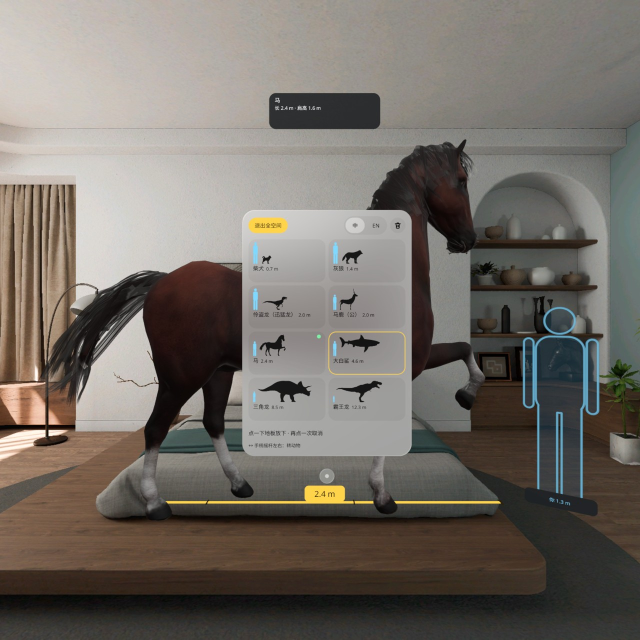
#> input picture dev-context/pc1/_images/01cdf2a21df5748c1acf.jpg, 1280 x 1279 px, given in place of sil_trex.png, which was not available (shown at 1/2 size)
$ python make_icon.py
#> lines starting #> are read from the running program, lines starting #| are printed output that depends on the picture; after the words box and inside, x2 and y2 are one past the last pixel; in counts of white or black regions, pixels touching at a corner belong together
#!/usr/bin/env python
"""Launcher icon (run with `python -I tools/make_icon.py [--factory <512 png path>]`).

Factory rule (2026-10-21): an adaptive icon of the app's own, flat, no words; foreground a vector drawable,
background one solid colour no other factory app uses (others: furniture-fit blue #3D8BFF, jieyan slate #20262A).

Foreground: a T. rex side silhouette traced from the bundled model's render (res/drawable-nodpi/sil_trex.png)
with a person at the same scale and the yellow floor tape under both: "how big is it next to you".
Writes res/drawable/ic_launcher_foreground.xml (vector), res/values/ic_launcher_background.xml (colour),
the PICO 3D icon layers (res/drawable/icon_3d_*) and the 512 px factory PNG.
"""
import argparse
import os

import matplotlib

matplotlib.use("Agg")
import matplotlib.pyplot as plt  # noqa: E402
import numpy as np  # noqa: E402
from PIL import Image, ImageDraw  # noqa: E402

ROOT = os.path.abspath(os.path.join(os.path.dirname(os.path.abspath(__file__)), ".."))
RES = os.path.join(ROOT, "app", "src", "main", "res")
BG = "#2E6B4F"  # jungle green: this app only
SAND = "#F3E8CF"
CYAN = "#7FD8FF"
YELLOW = "#FFD24A"
INK = "#2A2108"

# Layout in the 108 x 108 dp adaptive viewport; the safe zone is the central 66 dp circle.
VIEW = 108.0
REX_W = 48.0
REX_X = 33.0
GROUND = 62.0
METRE = REX_W / 12.3
PERSON_X = 27.0


def trace_rex():
    """Outer contour(s) of the silhouette as a polygon list in viewport units, simplified."""
    sil = Image.open(os.path.join(RES, "drawable-nodpi", "sil_trex.png")).convert("RGBA")
    a = np.asarray(sil.getchannel("A"), dtype=float)
    a = np.pad(a, 2)
    cs = plt.contour(a, levels=[128])
    plt.close("all")
    k = REX_W / sil.width
    h = sil.height * k
    polys = []
    for seg in cs.allsegs[0]:
        if len(seg) < 12:
            continue
        pts = [((x - 2) * k + REX_X, (y - 2) * k + GROUND - h) for x, y in seg]
        # a closed contour starts and ends on the same point: simplify its two halves
        mid = len(pts) // 2
        pts = simplify(pts[: mid + 1], 0.18)[:-1] + simplify(pts[mid:], 0.18)
        if len(pts) >= 4:
            polys.append(pts)
    return polys


def simplify(pts, eps):
    """Douglas-Peucker."""
    if len(pts) < 3:
        return pts
    (x0, y0), (x1, y1) = pts[0], pts[-1]
    dx, dy = x1 - x0, y1 - y0
    n = (dx * dx + dy * dy) ** 0.5 or 1e-9
    best, idx = 0.0, 0
    for i in range(1, len(pts) - 1):
        d = abs(dy * pts[i][0] - dx * pts[i][1] + x1 * y0 - y1 * x0) / n
        if d > best:
            best, idx = d, i
    if best > eps:
        return simplify(pts[: idx + 1], eps)[:-1] + simplify(pts[idx:], eps)
    return [pts[0], pts[-1]]


def path_data(polys):
    return " ".join("M" + " L".join(f"{x:.2f},{y:.2f}" for x, y in p) + " Z" for p in polys)


def rrect(x0, y0, x1, y1, r):
    return (
        f"M{x0 + r:.2f},{y0:.2f} H{x1 - r:.2f} A{r:.2f},{r:.2f} 0 0 1 {x1:.2f},{y0 + r:.2f} V{y1 - r:.2f} "
        f"A{r:.2f},{r:.2f} 0 0 1 {x1 - r:.2f},{y1:.2f} H{x0 + r:.2f} A{r:.2f},{r:.2f} 0 0 1 {x0:.2f},{y1 - r:.2f} "
        f"V{y0 + r:.2f} A{r:.2f},{r:.2f} 0 0 1 {x0 + r:.2f},{y0:.2f} Z"
    )


def person():
    """A 1.7 m figure at the T. rex's scale: head circle, body, two legs."""
    h = 1.7 * METRE
    head = h * 0.15
    bw = h * 0.27
    x = PERSON_X
    top = GROUND - h
    cx = x + bw / 2
    r = head / 2
    circle = f"M{cx - r:.2f},{top + r:.2f} A{r:.2f},{r:.2f} 0 1 1 {cx + r:.2f},{top + r:.2f} A{r:.2f},{r:.2f} 0 1 1 {cx - r:.2f},{top + r:.2f} Z"
    body = rrect(x, top + head * 1.12, x + bw, GROUND - h * 0.45, bw * 0.3)
    lw = bw * 0.42
    legs = rrect(x + bw * 0.04, GROUND - h * 0.5, x + bw * 0.04 + lw, GROUND, lw * 0.4) + " " + rrect(x + bw * 0.96 - lw, GROUND - h * 0.5, x + bw * 0.96, GROUND, lw * 0.4)
    return circle + " " + body + " " + legs


def tape():
    t = 2.2
    x0, x1 = PERSON_X - 3.0, REX_X + REX_W + 2.0
    band = rrect(x0, GROUND + 1.6, x1, GROUND + 1.6 + t, t / 2)
    ticks = []
    for i in range(1, 13):
        x = REX_X + REX_W - i * METRE
        if x0 + 1 < x < x1 - 1:
            ticks.append(f"M{x - 0.3:.2f},{GROUND + 1.6:.2f} H{x + 0.3:.2f} V{GROUND + 1.6 + t * 0.55:.2f} H{x - 0.3:.2f} Z")
    return band, " ".join(ticks)


def write_vector(polys):
    band, ticks = tape()
    xml = f"""<?xml version="1.0" encoding="utf-8"?>
<!-- Generated by tools/make_icon.py: a T. rex traced from the bundled model, a person at the same scale,
     the yellow floor tape under both. 108 dp adaptive foreground; the drawing stays in the 66 dp safe zone. -->
<vector xmlns:android="http://schemas.android.com/apk/res/android"
    android:width="108dp"
    android:height="108dp"
    android:viewportWidth="108"
    android:viewportHeight="108">
    <path android:fillColor="{SAND}" android:pathData="{path_data(polys)}" />
    <path android:fillColor="{CYAN}" android:pathData="{person()}" />
    <path android:fillColor="{YELLOW}" android:pathData="{band}" />
    <path android:fillColor="{INK}" android:pathData="{ticks}" />
</vector>
"""
    with open(os.path.join(RES, "drawable", "ic_launcher_foreground.xml"), "w", encoding="utf-8", newline="\n") as f:
        f.write(xml)
    with open(os.path.join(RES, "values", "ic_launcher_background.xml"), "w", encoding="utf-8", newline="\n") as f:
        f.write(f"""<?xml version="1.0" encoding="utf-8"?>
<resources>
    <!-- Launcher background: jungle green, used by no other factory app (tools/make_icon.py). -->
    <color name="ic_launcher_background">{BG}</color>
</resources>
""")


def raster(polys, size, background=True):
    """The same drawing as a bitmap (3D icon layers, the flat mipmap, the factory PNG)."""
    s = size / VIEW
    img = Image.new("RGBA", (size, size), BG if background else (0, 0, 0, 0))
    big = 4
    hi = Image.new("RGBA", (size * big, size * big), (0, 0, 0, 0))
    d = ImageDraw.Draw(hi)
    k = s * big
    for p in polys:
        d.polygon([(x * k, y * k) for x, y in p], fill=SAND)
    h = 1.7 * METRE
    head = h * 0.15
    bw = h * 0.27
    x, top = PERSON_X, GROUND - h
    d.ellipse([(x + bw / 2 - head / 2) * k, top * k, (x + bw / 2 + head / 2) * k, (top + head) * k], fill=CYAN)
    d.rounded_rectangle([x * k, (top + head * 1.12) * k, (x + bw) * k, (GROUND - h * 0.45) * k], radius=bw * 0.3 * k, fill=CYAN)
    lw = bw * 0.42
    d.rounded_rectangle([(x + bw * 0.04) * k, (GROUND - h * 0.5) * k, (x + bw * 0.04 + lw) * k, GROUND * k], radius=lw * 0.4 * k, fill=CYAN)
    d.rounded_rectangle([(x + bw * 0.96 - lw) * k, (GROUND - h * 0.5) * k, (x + bw * 0.96) * k, GROUND * k], radius=lw * 0.4 * k, fill=CYAN)
    t = 2.2
    x0, x1 = PERSON_X - 3.0, REX_X + REX_W + 2.0
    d.rounded_rectangle([x0 * k, (GROUND + 1.6) * k, x1 * k, (GROUND + 1.6 + t) * k], radius=t / 2 * k, fill=YELLOW)
    for i in range(1, 13):
        xx = REX_X + REX_W - i * METRE
        if x0 + 1 < xx < x1 - 1:
            d.rectangle([(xx - 0.3) * k, (GROUND + 1.6) * k, (xx + 0.3) * k, (GROUND + 1.6 + t * 0.55) * k], fill=INK)
    img.alpha_composite(hi.resize((size, size), Image.LANCZOS))
    return img


def main():
    ap = argparse.ArgumentParser()
    ap.add_argument("--factory", default=None)
    a = ap.parse_args()
    polys = trace_rex()
#> in trace_rex, `a = np.asarray(sil.getchannel("A"), dtype=float)`: a: shape (1279, 1280) float64; every value is 255
#> in trace_rex, `a = np.pad(a, 2)`:
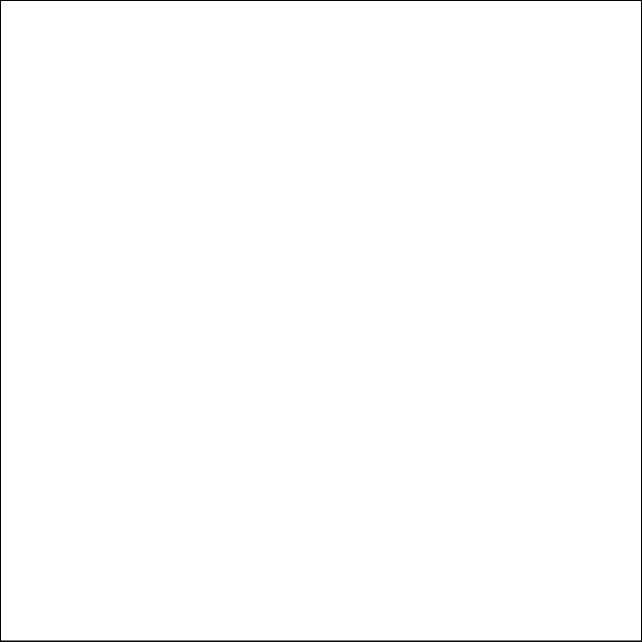
#> a: shape (1283, 1284) float64 (shown at 1/2 size); 99.4% white; 1 black region, box (x1, y1, x2, y2) and area: (0, 0, 1284, 1283) 10252
#> in trace_rex, `plt.close("all")`:
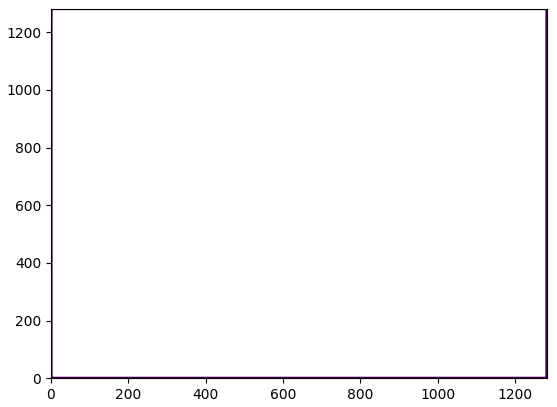
#> figure drawn by matplotlib, 1 panel
#> the loop in trace_rex, `for seg in cs.allsegs[0]:` made 1 pass
#> mid on pass 1: 2559
#> after the loop in trace_rex, `for seg in cs.allsegs[0]:`: polys = [[(33, 14.02), (80.96, 14.02), (80.96, 61.98), (33, 61.98), (33, 14.02)]]
    write_vector(polys)
#> in person, `h = 1.7 * METRE`: h = 6.63
#> in person, `head = h * 0.15`: head = 0.995
#> in person, `bw = h * 0.27`: bw = 1.79
#> in person, `top = GROUND - h`: top = 55.37
#> in person, `cx = x + bw / 2`: cx = 27.9
#> in person, `r = head / 2`: r = 0.498
#> in person, `lw = bw * 0.42`: lw = 0.752
    fg = raster(polys, 1024, background=False)
#> in raster, `img = Image.new("RGBA", (size, size), BG if background else (0, 0, 0, ..`: img: PIL image 1024x1024 RGBA; every value is 0
#> in raster, `hi = Image.new("RGBA", (size * big, size * big), (0, 0, 0, 0))`: hi: PIL image 4096x4096 RGBA; every value is 0
#> the loop in raster, `for p in polys:` made 1 pass
#> in raster, `img.alpha_composite(hi.resize((size, size), Image.LANCZOS))`:
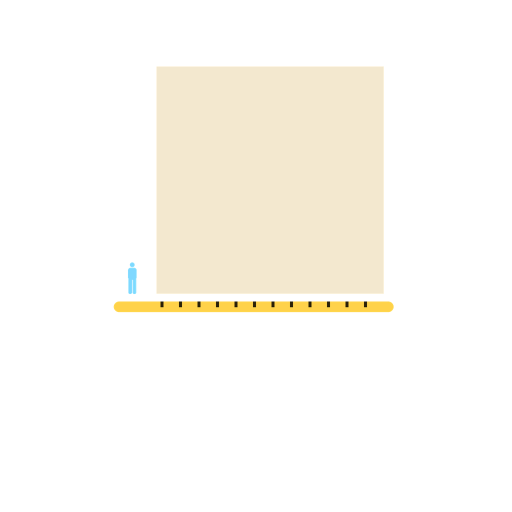
#> img: PIL image 1024x1024 RGBA (shown at 1/2 size); mean R, G, B, A 52, 49.4, 42.6, 53.4; transparent parts drawn white
    Image.new("RGBA", (1024, 1024), BG).save(os.path.join(RES, "drawable", "icon_3d_layer_0.png"))
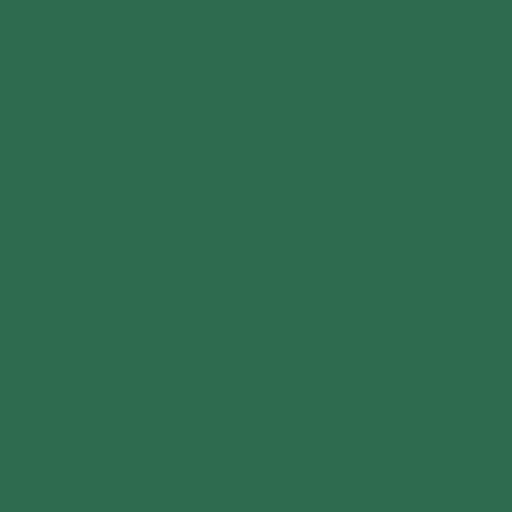
#> saved as icon_3d_layer_0.png: PIL image 1024x1024 RGBA (shown at 1/2 size); mean R, G, B, A 46, 107, 79, 255
    fg.save(os.path.join(RES, "drawable", "icon_3d_layer_1.png"))
    Image.new("RGBA", (1024, 1024), (255, 255, 255, 255)).save(os.path.join(RES, "drawable", "icon_3d_sdf_0.png"))
    sdf = Image.new("RGBA", (1024, 1024), (255, 255, 255, 0))
    sdf.putalpha(fg.getchannel("A"))
    sdf.save(os.path.join(RES, "drawable", "icon_3d_sdf_1.png"))
    old = os.path.join(RES, "drawable", "ic_launcher_foreground.png")
    if os.path.exists(old):
        os.remove(old)
    if a.factory:
        raster(polys, 512).save(a.factory)
        print("wrote", a.factory)
    print("contours", len(polys), "points", sum(len(p) for p in polys))
#| contours 1 points 5


if __name__ == "__main__":
    main()
